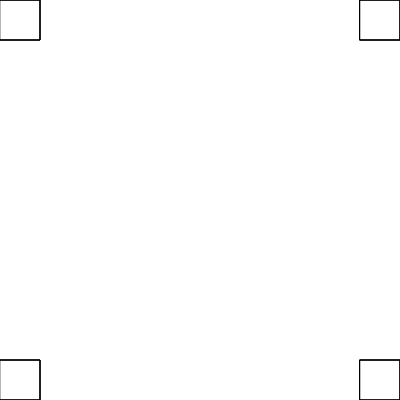
Frame 1 (no input)
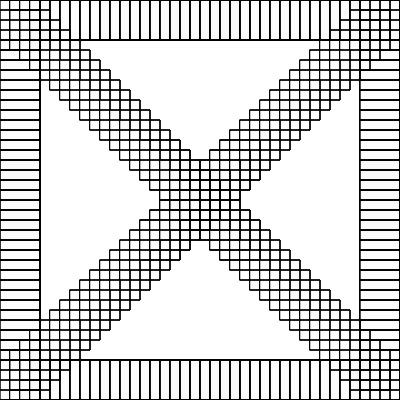
Frame 60 (no input)
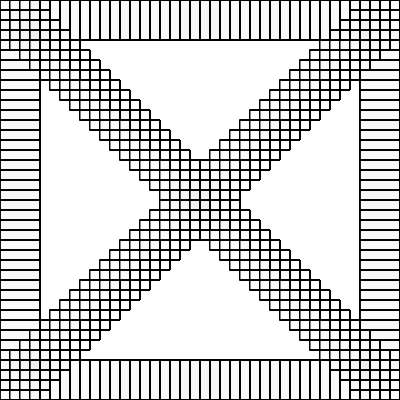
Frame 120 (the mouse pressed at the canvas centre since frame 60)

The p5.js sketch that drew these frames (run headless with seeded random() and noise() and a simulated clock; from frame 60 on, the mouse is pressed at the canvas centre):

// p5.js sketch
// ── sketch.js
var offset = 0;

function setup() {
  createCanvas(400, 400);
}

function draw() {
 // background(220, 0, 0);
  fill(random(255),random())
  rect(0 + offset, 0, 40, 40);
  rect(0,0+offset,40,40)
  rect(0+offset,0+offset,40,40)
  rect(360-offset,360-offset,40,40)
  rect(360-offset,360,40,40)
  rect(360,360-offset,40,40)
  rect(0,360-offset,40,40)
  rect(0+offset,360,40,40)
  rect(0+offset,360-offset,40,40)
  rect(360-offset,0,40,40)
  rect(360,0+offset,40,40)
  rect(360-offset,0+offset,40,40)
  offset = offset + 10;
  if (offset > 360) {
    offset = 0;
  }
}
